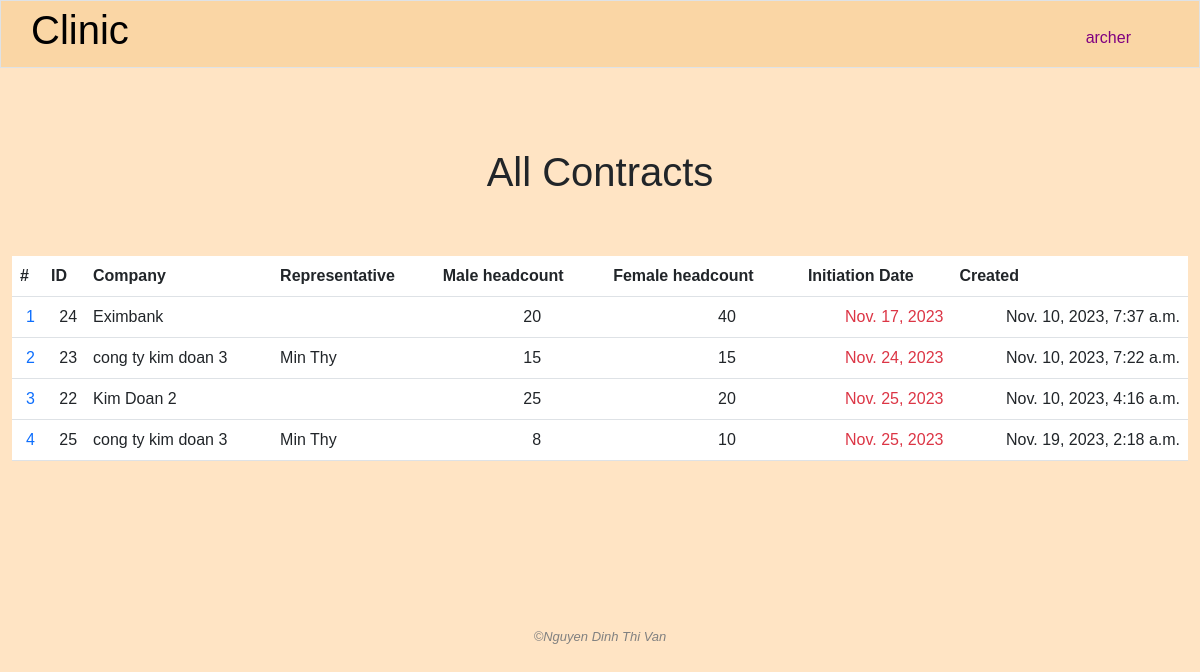
Before: /all_contracts (signed in) with the older database file.
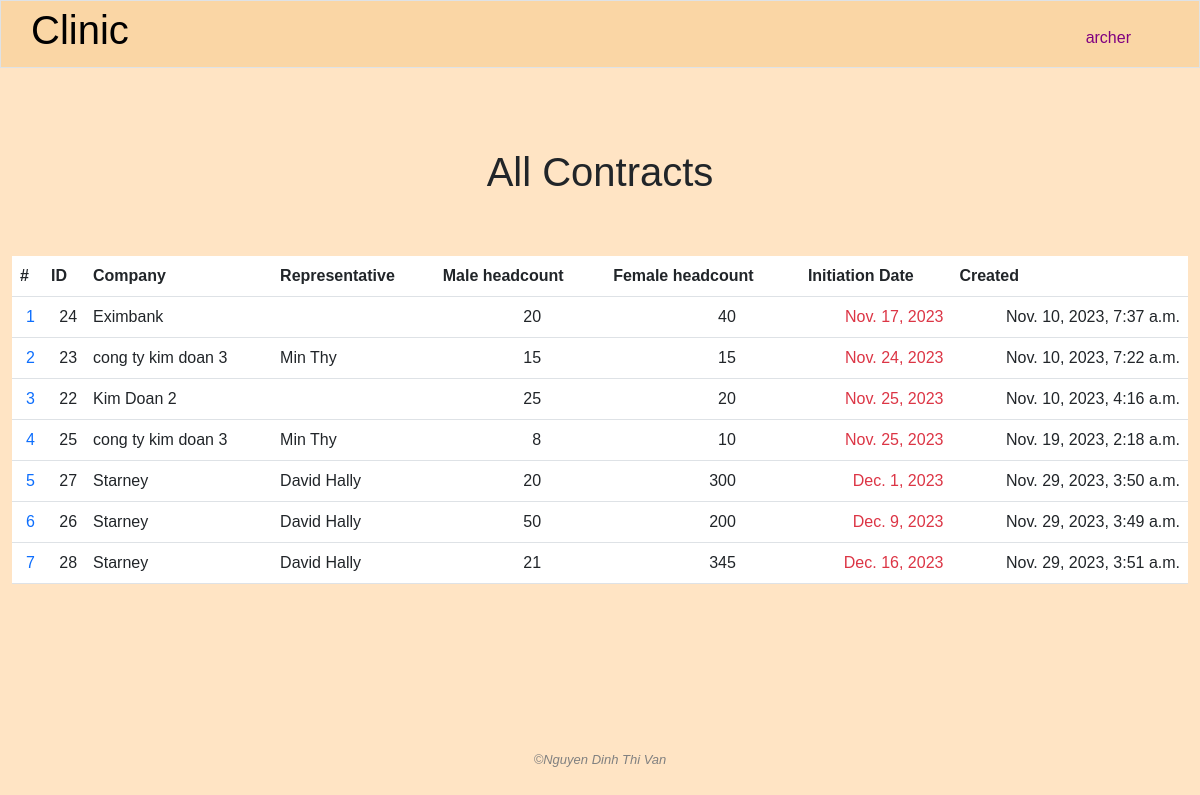
After: the same page with the newer database file.
### clinic/models.py (models this page shows, shortened)
class User(AbstractUser):
    class Level(models.IntegerChoices):
        GUEST = 0
        LOW = 1
        MIDDLE = 2
        TOP = 3
    management_right_level = models.IntegerField(choices=Level.choices, blank=True, null=True)

class Contract(models.Model):
    client = models.ForeignKey(Company, on_delete=models.CASCADE, related_name='contracts')
    services = models.ManyToManyField(Service, related_name='contracts')
    male_headcount = models.IntegerField()
    female_headcount = models.IntegerField()
    total_value = models.IntegerField(blank=True, null=True)
    discount = models.DecimalField(max_digits=5, decimal_places=2, default=0.00)
    revenue = models.IntegerField(blank=True, null=True)
    initiation_date = models.DateField(blank=True, null=True)
    created = models.DateTimeField(auto_now_add=True)
    created_by = models.ForeignKey(User, on_delete=models.SET_NULL, blank=True, null=True, related_name='contracts_added')
    modified_by = models.ForeignKey(User, on_delete=models.SET_NULL, blank=True, null=True, related_name='contracts_modified')
    pdf_file = models.FileField(upload_to='uploaded_files/', blank=True, null=True)
    archived = models.BooleanField(default=False)
    archived_date = models.DateTimeField(blank=True, null=True)
    archived_by = models.ForeignKey(User, on_delete=models.SET_NULL, blank=True, null=True, related_name="archived_contracts")

class Company(models.Model):
    name = models.CharField(max_length=255)
    industry = models.CharField(max_length=255)
    address = models.TextField()
    email = models.CharField(max_length=255, blank=True, null=True)
    phone = models.CharField(max_length=255, blank=True, null=True)
    representative = models.ForeignKey('People', on_delete=models.SET_NULL, blank=True, null=True, related_name="companies")
    male_headcount = models.IntegerField()
    female_headcount = models.IntegerField()
    created_by = models.ForeignKey(User, on_delete=models.SET_NULL, blank=True, null=True, related_name="add_companies")
    modified_by = models.ForeignKey(User, on_delete=models.SET_NULL, blank=True, null=True, related_name="modified_companies")

class People(models.Model):
    name = models.CharField(max_length=255)
    company = models.ManyToManyField(Company,related_name="contact")
    position = models.TextField(blank=True)
    address = models.TextField(blank=True, null=True)
    email = models.CharField(max_length=255)
    phone = models.CharField(max_length=255)
    note = models.TextField(blank=True)
    created_by = models.ForeignKey(User, on_delete=models.SET_NULL, blank=True, null=True, related_name='add_people')
    modified_by = models.ForeignKey(User, on_delete=models.SET_NULL, blank=True, null=True, related_name='modified_person')

### clinic/views.py (the view)
# urls.py: path('all_contracts', views.all_contracts, name="all_contracts"),
@login_required
def all_contracts(request):
    if "read_contract_info" not in user_right(request.user.management_right_level):
        request.session['nay_message'] = 'You do not have the right to access this information'
        return HttpResponseRedirect(reverse('index'))
    contracts = Contract.objects.filter(archived=False).order_by('initiation_date')
    today = date.today()
    for contract in contracts:
        if days_between(str(today), str(contract.initiation_date)) <= 10:
            contract.in_within_10_days = True
        else:
            contract.in_within_10_days = False
    yay_message = request.session.get('yay_message', '')
    nay_message = request.session.get('nay_message', '')
    request.session['yay_message'] = ''
    request.session['nay_message'] = ''
    return render(request, "clinic/contracts.html", {
        "contracts": contracts,
        "today": today,
        "yay_message": yay_message,
        "nay_message": nay_message
    })

### clinic/helpers.py (called while the page is built)
def days_between(d1, d2):
    d1 = datetime.strptime(d1, '%Y-%m-%d')
    d2 = datetime.strptime(d2, '%Y-%m-%d')
    return (d2 - d1).days

### clinic/templates/clinic/contracts.html (shortened to what this page needs)
{% extends "clinic/layout.html" %}
{% load static %}
{% block main %}
    <h1 class="text-center page-title">All Contracts</h1>
    <div class="container-fluid">
        <table class="table table-hover">
            <thead>
                <tr>
                    <th>
                        #
                    </th>
                    <th class="hide-for-mobile">
                        ID
                    </th>
                    <th>
                        Company
                    </th>
                    <th class="hide-for-mobile">
                        Representative
                    </th>
                    <th>
                        Male headcount
                    </th>
                    <th>
                        Female headcount
                    </th>
                    <th>
                        Initiation Date
                    </th>
                    <th class="hide-for-mobile">
                        Created
                    </th>
                </tr>
            </thead>
            <tbody>
                {% for contract in contracts %}
                    <tr>
                        <td class="text-end">
                            <a class="no-underline" href="{% url 'contract_detail' contract_id=contract.id %}">
                                {{ forloop.counter }}
                            </a>
                        </td>
                        <td class="text-end hide-for-mobile">{{ contract.id }}</td>
                        <td>{{ contract.client.name }}</td>
                        <td class="hide-for-mobile">{{ contract.client.representative.name }}</td>
                        <td class="text-end" style="padding-right: 4em;">{{ contract.male_headcount }}</td>
                        <td class="text-end" style="padding-right: 4em;">{{ contract.female_headcount }}</td>
                        <td class="text-end {% if contract.in_within_10_days %} text-danger {% endif %}">{{ contract.initiation_date }}</td>
                        <td class="text-end hide-for-mobile">{{ contract.created }}</td>
                    </tr>
                {% endfor %}
            </tbody>
        </table>
    </div>
{% endblock %}

### clinic/templates/clinic/layout.html (shortened to what this page needs)
{% load static %}
<!DOCTYPE html>
<html lang="en">
    <head>
        <link rel="stylesheet" href="https://cdnjs.cloudflare.com/ajax/libs/font-awesome/4.7.0/css/font-awesome.min.css">
        <link rel="stylesheet" href="{% static 'clinic/bootstrap.css' %}">
        <link rel="stylesheet" href="{% static 'clinic/styles.css' %}">
    </head>
    <body>
        {% if user.is_authenticated %}
            <nav class="navbar navbar-expand-lg navbar-custom border" id="pc-nav">
                <a class="navbar-brand" href="{% url 'index' %}"><span><h1>Clinic</h1></span></a>
                <div class="collapse navbar-collapse" id="navbar">
                    <ul class="navbar-nav ms-auto mt-2">
                        <li class="nav-item">
                            <div class="dropdown">
                                <button class="nav-link active" style="color: purple;" type="button" id="dropdownMenuButton2" data-bs-toggle="dropdown" aria-expanded="false">
                                    {{ user.username }}
                                </button>
                            </div>
                        </li>
                    </ul>
                </div>
            </nav>
        {% endif %}
        <main>{% block main %}{% endblock %}</main>
        <footer class="text-center">
            &#169;Nguyen Dinh Thi Van
        </footer>
    </body>
</html>

### clinic/static/clinic/styles.css (style rules this page uses)
body { font-family: sans-serif; }
body { color: auto; background-color: bisque; }
main { min-height: 40vh; }
footer { margin-top: 150px; font-family: sans-serif; font-size: 13px; font-style: italic; color: grey; }
.navbar-custom { padding: 0 60px 0 30px; background: #FAD6A5; margin-bottom: 30px; }
.page-title { margin-bottom: 1.5em; }
.container-fluid { display: flex; justify-content: center; align-items: center; }
td { padding: .5em; color: orange; }
.no-underline { text-decoration: none; }

Changed rows visible on the page:
added Contract: id "27", client.name "Starney", client.representative.name "David Hally", male_headcount "20", female_headcount "300", initiation_date "Dec. 1, 2023", created "Nov. 29, 2023, 3:50 a.m."
added Contract: id "26", client.name "Starney", client.representative.name "David Hally", male_headcount "50", female_headcount "200", initiation_date "Dec. 9, 2023", created "Nov. 29, 2023, 3:49 a.m."
added Contract: id "28", client.name "Starney", client.representative.name "David Hally", male_headcount "21", female_headcount "345", initiation_date "Dec. 16, 2023", created "Nov. 29, 2023, 3:51 a.m."
